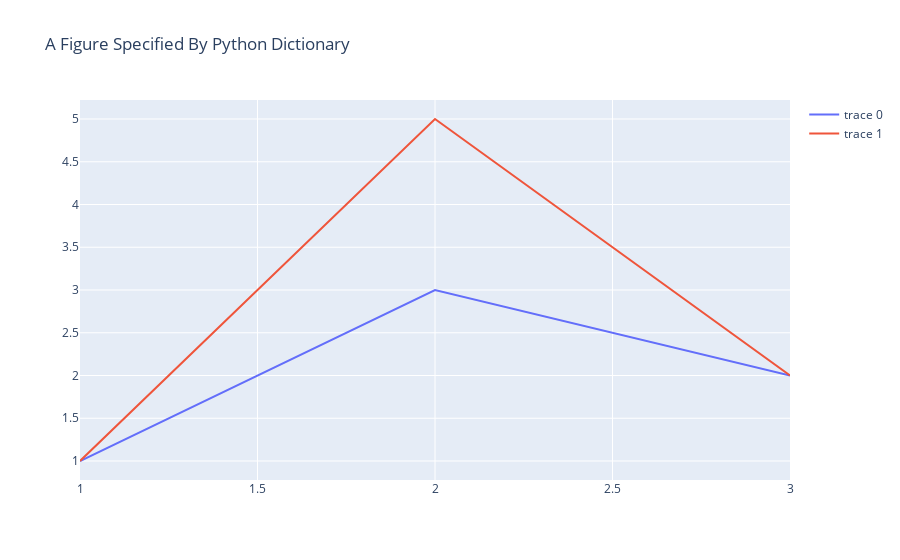

Notebook code cell kept with this figure:
### Code cell
fig = dict({
    "data": [{"mode": "lines",
              "x": [1, 2, 3],
              "y": [1, 3, 2],
             },
            {"mode": "lines",
              "x": [1, 2, 3],
              "y": [1, 5, 2],
             }],
    "layout": {"title": {"text": "A Figure Specified By Python Dictionary"}}
})

# To display the figure defined by this dict, use the low-level plotly.io.show function
import plotly.io as pio

pio.show(fig)

### Figure 1 — Plotly figure (JSON) as saved in the notebook; plotly's stock layout.template omitted (floating-point values rounded to 4 significant figures)
{"data": [{"mode": "lines", "type": "scatter", "x": [1, 2, 3], "y": [1, 3, 2]}, {"mode": "lines", "type": "scatter", "x": [1, 2, 3], "y": [1, 5, 2]}], "layout": {"title": {"text": "A Figure Specified By Python Dictionary"}}}
